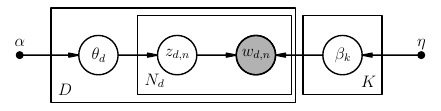

Python code for this plot:
#!/usr/bin/env python
# -*- coding: utf-8 -*-

from __future__ import (division, print_function, absolute_import,
                        unicode_literals)
from matplotlib import rc
rc("font", family="serif", size=12)
rc("text", usetex=True)
import daft

pgm = daft.PGM([5.6, 1.4], origin=[0.75, 0.3])

pgm.add_plate(daft.Plate([1.4, 0.4, 3.1, 1.2], r"$D$"))
pgm.add_plate(daft.Plate([2.5, 0.5, 1.95, 1], r"$N_d$"))
pgm.add_plate(daft.Plate([4.6, 0.5, 1, 1], r"$K$", position="bottom right"))

pgm.add_node(daft.Node("alpha", r"$\alpha$", 1, 1, fixed=True))
pgm.add_node(daft.Node("theta", r"$\theta_d$", 2, 1))
pgm.add_node(daft.Node("z", r"$z_{d,n}$", 3, 1))
pgm.add_node(daft.Node("w", r"$w_{d,n}$", 4, 1, observed=True))

pgm.add_node(daft.Node("beta", r"$\beta_{k}$", 5.1, 1))
pgm.add_node(daft.Node("eta", r"$\eta$", 6.1, 1, fixed=True))

pgm.add_edge("alpha", "theta")
pgm.add_edge("theta", "z")
pgm.add_edge("z", "w")

pgm.add_edge("eta", "beta")
pgm.add_edge("beta", "w")

pgm.render()
pgm.figure.savefig("lda.pdf")
